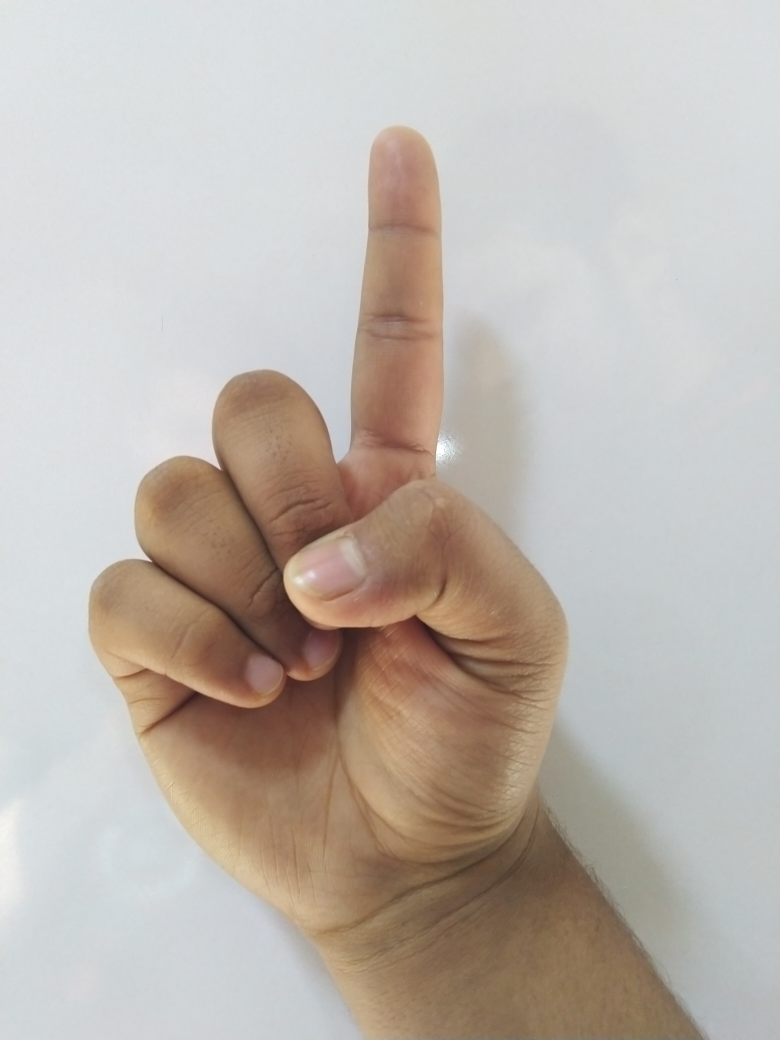
#> input picture vaani_master/examples/1.jpg, 3120 x 4160 px, given in place of the camera (shown at 1/4 size)
$ python capture.py
#> lines starting #> are read from the running program, lines starting #| are printed output that depends on the picture
#> the answer given: examples/1.jpg
import cv2
import time
import numpy as np
import os


def nothing(x):
    pass


image_x, image_y = 64, 64

def create_folder(folder_name):
    if not os.path.exists( folder_name):
        os.mkdir( folder_name)
    if not os.path.exists( folder_name):
        os.mkdir( folder_name)


def capture_images(ges_name):
#> called with ges_name = 'examples/1.jpg'
    create_folder(str(ges_name))

    cam = cv2.VideoCapture(0)

    cv2.namedWindow("test")

    img_counter = 0
    t_counter = 1
    training_set_image_name = 1
    test_set_image_name = 1
    listImage = [1,2,3,4,5]

    cv2.namedWindow("Trackbars")

    cv2.createTrackbar("L - H", "Trackbars", 0, 179, nothing)
    cv2.createTrackbar("L - S", "Trackbars", 20, 255, nothing)
    cv2.createTrackbar("L - V", "Trackbars", 80, 255, nothing)
    cv2.createTrackbar("U - H", "Trackbars", 20, 179, nothing)
    cv2.createTrackbar("U - S", "Trackbars", 255, 255, nothing)
    cv2.createTrackbar("U - V", "Trackbars", 255, 255, nothing)

    for loop in listImage:
        while True:

            ret, frame = cam.read()
#> frame is the input picture: shape (4160, 3120, 3); mean B, G, R 174.3, 181.8, 190
            frame = cv2.flip(frame, 1)
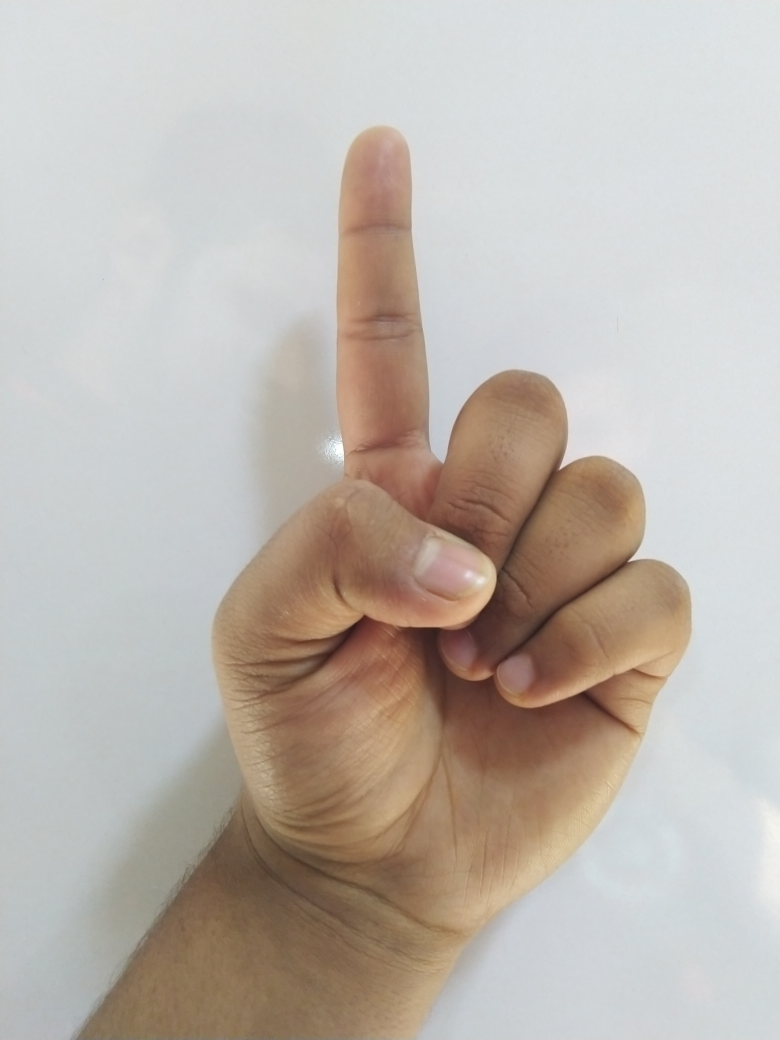
#> frame: shape (4160, 3120, 3) (shown at 1/4 size); mean B, G, R 174.3, 181.8, 190

            l_h = cv2.getTrackbarPos("L - H", "Trackbars")
            l_s = cv2.getTrackbarPos("L - S", "Trackbars")
            l_v = cv2.getTrackbarPos("L - V", "Trackbars")
            u_h = cv2.getTrackbarPos("U - H", "Trackbars")
            u_s = cv2.getTrackbarPos("U - S", "Trackbars")
            u_v = cv2.getTrackbarPos("U - V", "Trackbars")

            img = cv2.rectangle(frame, (425, 100), (625, 300), (0, 255, 0), thickness=2, lineType=8, shift=0)

            lower_blue = np.array([l_h, l_s, l_v])
            upper_blue = np.array([u_h, u_s, u_v])
            imcrop = img[102:298, 427:623]
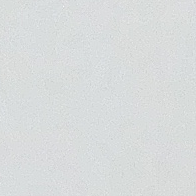
#> imcrop: shape (196, 196, 3); mean B, G, R 220, 219.8, 216.7
            hsv = cv2.cvtColor(imcrop, cv2.COLOR_BGR2HSV)
#> hsv: shape (196, 196, 3); mean H, S, V 90.5, 4.5, 220.5
            mask = cv2.inRange(hsv, lower_blue, upper_blue)
#> mask: shape (196, 196); every value is 0

            result = cv2.bitwise_and(imcrop, imcrop, mask=mask)
#> result: shape (196, 196, 3); every value is 0

            cv2.putText(frame, str(img_counter), (30, 400), cv2.FONT_HERSHEY_TRIPLEX, 1.5, (127, 127, 255))
            cv2.imshow("test", frame)
            cv2.imshow("mask", mask)
            cv2.imshow("result", result)

            if cv2.waitKey(1) == ord('c'):

#> (key Esc is pressed here)
                if t_counter <= 1000:
                    img_name = str(ges_name) + "/{}.png".format(training_set_image_name)
                    save_img = cv2.resize(mask, (image_x, image_y))
                    cv2.imwrite(img_name, save_img)
                    print("{} written!".format(img_name))
                    training_set_image_name += 1


                if t_counter > 350 and t_counter <= 400:
                    img_name = str(ges_name) + "/{}.png".format(test_set_image_name)
                    save_img = cv2.resize(mask, (image_x, image_y))
                    cv2.imwrite(img_name, save_img)
                    print("{} written!".format(img_name))
                    test_set_image_name += 1
                    if test_set_image_name > 250:
                        break


                t_counter += 1
                if t_counter == 401:
                    t_counter = 1
                img_counter += 1


            elif cv2.waitKey(1) == 27:
#> (key Esc is pressed here)
                break

        if test_set_image_name > 250:
            break


    cam.release()
    cv2.destroyAllWindows()

ges_name = input("Enter gesture name: ")
capture_images(ges_name)
